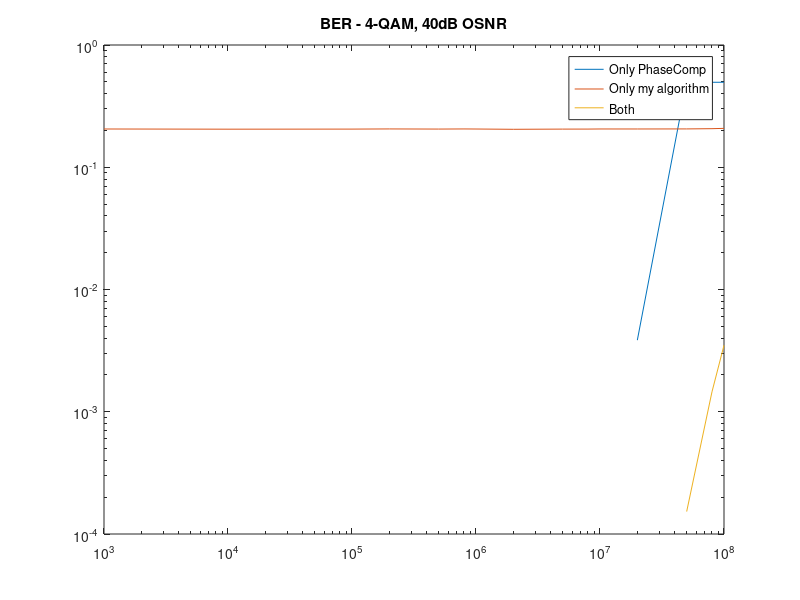
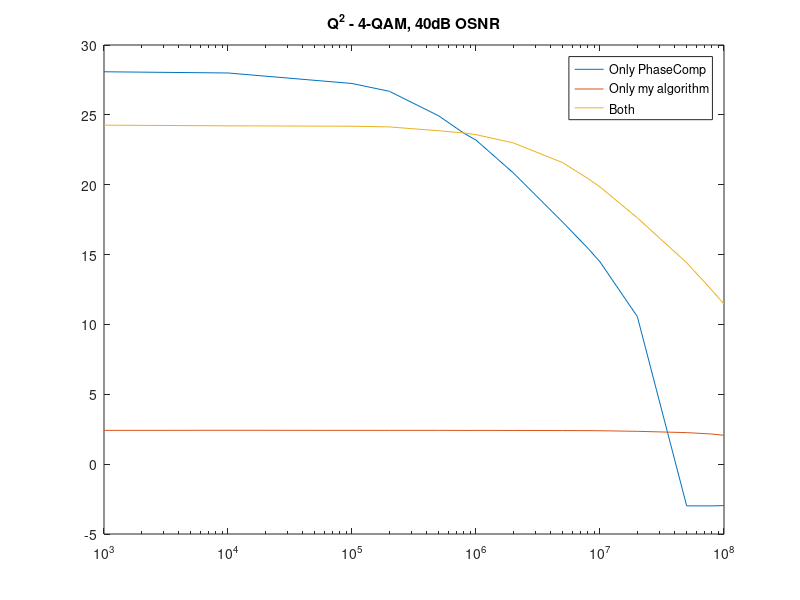
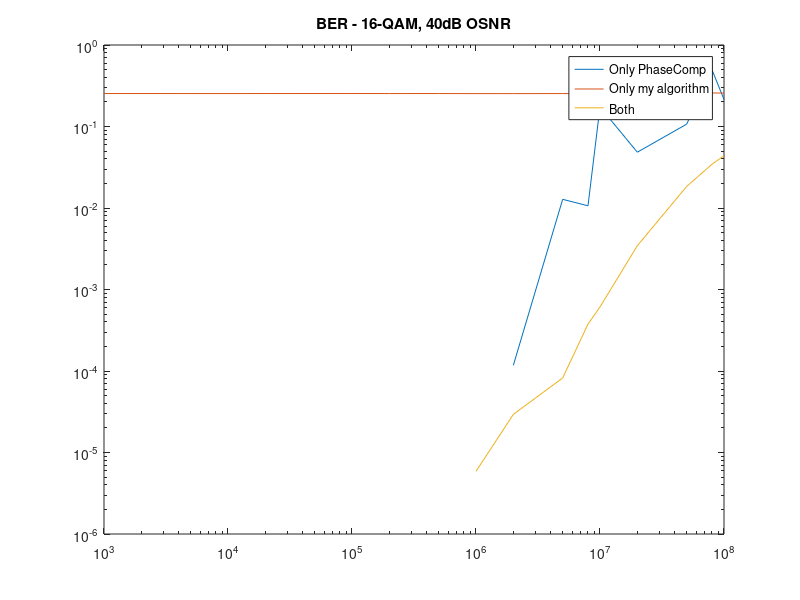
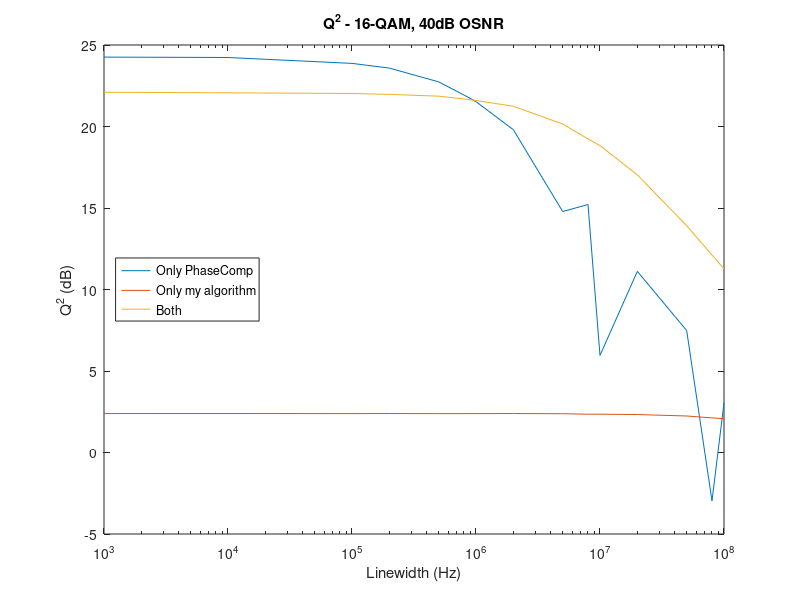

The MATLAB source for these figures, in order:
%%%%%%%%%%%%%%%%%%%%%%%%%%%%%%%%%%%%%%%%%%%%%%%%%%%%%%%%%%%%%%%%%%%%%%%%%%%
%                         Final Year Project                              %
%                               2020                                      %
%%%%%%%%%%%%%%%%%%%%%%%%%%%%%%%%%%%%%%%%%%%%%%%%%%%%%%%%%%%%%%%%%%%%%%%%%%%
% Written by: Emily Harrison (ID: 28761537)
% Supervised by: Dr Bill Corcoran

% PROJECT AIM: simulate an optical communications system that uses Optical
% Injection Locking to improve the reliability of the system

% THE PROJECT focuses on M-QAM signals, where M is between 4 and 64. It
% uses linewidths ranging from 1kHz to 100MHz.

% THIS SCRIPT compares the BER and Q outputs of DPMQAM_Rx across the
% range of linewidths. The main focus is comparing the original algorithm
% for phase compensation with the brick-wall filter and the performance of
% them combined. The aim is to determine where the original phase comp
% algorithm can be benefitted by additional compensation measures.
% Comparisons are made based on QAM modulation level.
% The brick-wall filter has a pass/stop boundary of 0.75/1 Hz in all cases.

%% Housekeeping
close all; clear all; clc;

% All graphs cover the following laser linewidths
Laser = [1e3, 1e4, 1e5, 2e5, 5e5, 8e5, 1e6, 2e6, 5e6, 8e6, 1e7, 2e7, 5e7, 8e7, 1e8];

%% 4-QAM
% Results from original phase comp only
BERwo = [0, 0, 0, 0, 0, 0, 0, 0, 0, 0, 0, 0.003851, 0.49748, 0.49563, 0.49565];
Qwo = [28.0845, 27.9975, 27.245, 26.6873, 24.9296, 23.679, 23.1953, 20.843, 17.3233, 15.4446, 14.4774, 10.5628, -2.9852, -2.987, -2.9672];

% Results from only brick-wall filter
BERw = [0.20558, 0.20486, 0.20517, 0.20581, 0.20529, 0.20577, 0.20549, 0.20441, 0.20515, 0.20524, 0.20565, 0.20562, 0.20587, 0.20681, 0.20801];
Qw = [2.4175, 2.4243, 2.4195, 2.4188, 2.4213, 2.4128, 2.4151, 2.4125, 2.4044, 2.3986, 2.3912, 2.3503, 2.2566, 2.156, 2.0618];

% Results using both algorithms
BERboth = [0.00015263, 0.0014559, 0.0034988];
Qboth = [24.2639, 24.2148, 24.1867, 24.1379, 23.8623, 23.7044, 23.5841, 22.9936, 21.5793, 20.4413, 19.842, 17.6293, 14.4173, 12.4406, 11.4519];

figure(1)
loglog(Laser, BERwo, Laser, BERw, Laser(end-2:end), BERboth)
title('BER - 4-QAM, 40dB OSNR')
legend('Only PhaseComp', 'Only my algorithm', 'Both')
legend('Location', 'best')

figure(2)
semilogx(Laser, Qwo, Laser, Qw, Laser, Qboth)
title('Q^2 - 4-QAM, 40dB OSNR')
legend('Only PhaseComp', 'Only my algorithm', 'Both')
legend('Location', 'best')

%% 16-QAM 
% Results from orginal phase comp only
BERwo = [0, 0, 0, 0, 0, 0, 0, 0.00011741, 0.01278, 0.010643, 0.17362, 0.04839, 0.10688, 0.49736, 0.21444];
Qwo = [24.2579, 24.2341, 23.8724, 23.5835, 22.7381, 21.9311, 21.5254, 19.804, 14.7829, 15.2146, 5.9546, 11.1128, 7.4822, -2.9661, 3.0433];

% Results from brick-wall filter only
BERw = [0.2539, 0.25369, 0.25423, 0.25372, 0.25387, 0.25341, 0.25345, 0.25332, 0.25368, 0.2539, 0.25413, 0.25449, 0.25483, 0.25776, 0.25736];
Qw = [2.3902, 2.3912, 2.3875, 2.3914, 2.3854, 2.3852, 2.388, 2.391, 2.3797, 2.3502, 2.3505, 2.329, 2.2404, 2.124, 2.0753];

% Results from using both algorithms
BERboth = [0, 0, 0, 0, 1.7611e-05, 0, 5.8705e-06, 2.9352e-05, 8.2187e-05, 0.00037571, 0.00061053, 0.003446, 0.018398, 0.03443, 0.043706];
Qboth = [22.1024, 22.0659, 22.0258, 21.9706, 21.861, 21.6876, 21.5927, 21.2437, 20.1524, 19.2386, 18.8309, 17.0311, 13.9157, 12.1114, 11.2764];

figure(3)
loglog(Laser, BERwo, Laser, BERw, Laser, BERboth)
title('BER - 16-QAM, 40dB OSNR')
legend('Only PhaseComp', 'Only my algorithm', 'Both')
legend('Location', 'best')

figure(4)
semilogx(Laser, Qwo, Laser, Qw, Laser, Qboth)
title('Q^2 - 16-QAM, 40dB OSNR')
legend('Only PhaseComp', 'Only my algorithm', 'Both')
legend('Location', 'west')
xlabel("Linewidth (Hz)")
ylabel("Q^2 (dB)")

%% 64-QAM 
% Results from original phase comp only
BERwo = [0.00049312, 0.00048921, 0.00062227, 0.0010489, 0.0026143, 0.0040115, 0.0060348, 0.017498, 0.50015, 0.389, 0.49779, 0.49807, 0.49867, 0.49777, 0.49901];
Qwo = [23.1361, 23.1283, 22.9002, 22.544, 21.8144, 21.366, 20.8525, 19.037, -3.0024, 1.465, -2.9727, -2.9749, -2.9857, -3.0005, -2.9867];

% Results from brick-wall filter only
BERw = [0.30844, 0.30819, 0.30854, 0.30809, 0.30784, 0.30868, 0.30819, 0.30819, 0.30822, 0.30809, 0.30833, 0.30991, 0.49815, 0.31415, 0.49695];
Qw = [2.3835, 2.3874, 2.3813, 2.3845, 2.3847, 2.3815, 2.3775, 2.3758, 2.3692, 2.3607, 2.3502, 2.3126, -2.9786, 2.1227, -2.9903];

% Results from using both algorithms
BERboth = [0.0034714, 0.0033383, 0.0036162, 0.0037454, 0.0040389, 0.0046807, 0.004802, 0.0064223, 0.01171, 0.01695, 0.020641, 0.035689, 0.069988, 0.096225, 0.11071];
Qboth = [21.4713, 21.4841, 21.4391, 21.4067, 21.2906, 21.1429, 21.0989, 20.7229, 19.8184, 19.0245, 18.5451, 16.9087, 13.8657, 12.084, 11.1393];
    
figure(5)
loglog(Laser, BERwo, Laser, BERw, Laser, BERboth)
title('BER - 64-QAM, 40dB OSNR')
legend('Only PhaseComp', 'Only my algorithm', 'Both')
legend('Location', 'best')

figure(6)
semilogx(Laser, Qwo, Laser, Qw, Laser, Qboth)
title('Q^2 - 64-QAM, 40dB OSNR')
legend('Only PhaseComp', 'Only my algorithm', 'Both')
legend('Location', 'best')
